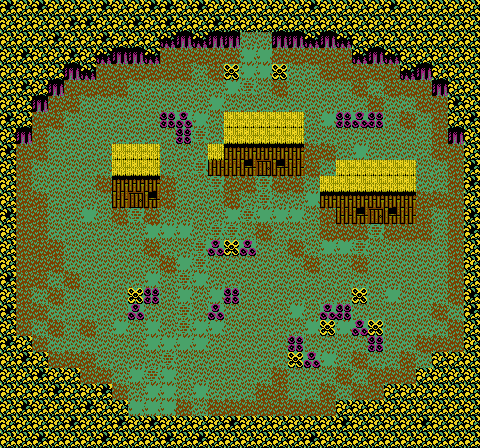

Tiled map render using the project's own tile images. Description and the map definition, with tile-layer contents summarised, below:
An orthogonal 30x28 tile map with 16x16 px tiles, 3 tile layers (background, hazard, foreground), 1 hidden layer not drawn, 3 tilesets and 5 objects (villager-02, villager-01, rambler).

<map version="1.5" tiledversion="1.7.2" orientation="orthogonal" renderorder="right-down" compressionlevel="0" width="30" height="28" tilewidth="16" tileheight="16" infinite="0" nextlayerid="7" nextobjectid="16">
 <editorsettings>
  <export target="map-overworld-village-01.json" format="json" />
 </editorsettings>
 <tileset firstgid="1" name="ys_ii_tileset_extruded" tilewidth="16" tileheight="16" spacing="2" margin="1" tilecount="16" columns="4">
  <image source="ys_ii_tileset_extruded.png" width="72" height="72" />
  <tile id="4">
   <properties>
    <property name="collides" type="bool" value="true" />
    <property name="pit" type="bool" value="true" />
   </properties>
  </tile>
  <tile id="11">
   <properties>
    <property name="collides" type="bool" value="true" />
   </properties>
  </tile>
  <tile id="15">
   <properties>
    <property name="collides" type="bool" value="true" />
   </properties>
  </tile>
 </tileset>
 <tileset firstgid="17" name="characters_spritesheet" tilewidth="16" tileheight="16" tilecount="130" columns="10">
  <image source="../images/characters-spritesheet.png" width="160" height="208" />
 </tileset>
 <tileset firstgid="147" name="tileset" tilewidth="16" tileheight="16" tilecount="256" columns="16">
  <image source="tileset.png" width="256" height="256" />
 </tileset>
 <layer id="1" name="background" width="30" height="28">
  <data>[840 cells, 840 non-empty, 13 distinct tile ids]</data>
 </layer>
 <layer id="6" name="hazard" width="30" height="28">
  <data>[840 cells, 0 non-empty, 0 distinct tile ids]</data>
 </layer>
 <layer id="3" name="collision" width="30" height="28" visible="0">
  <data>[840 cells, 327 non-empty, 2 distinct tile ids]</data>
 </layer>
 <objectgroup id="4" name="characters">
  <object id="13" name="villager-02" gid="97" x="272" y="208" width="16" height="16" />
  <object id="14" name="villager-01" gid="97" x="368" y="240" width="16" height="16" />
  <object id="15" name="rambler" gid="27" x="64" y="336" width="16" height="16" />
 </objectgroup>
 <objectgroup id="5" name="portals">
  <object id="10" gid="12" x="240" y="48" width="16" height="16">
   <properties>
    <property name="toMapKey" value="map-overworld-forest-02" />
    <property name="toX" type="int" value="9" />
    <property name="toY" type="int" value="39" />
   </properties>
  </object>
  <object id="12" gid="12" x="256" y="48" width="16" height="16">
   <properties>
    <property name="toMapKey" value="map-overworld-forest-02" />
    <property name="toX" type="int" value="10" />
    <property name="toY" type="int" value="39" />
   </properties>
  </object>
 </objectgroup>
 <layer id="2" name="foreground" width="30" height="28">
  <data>[840 cells, 271 non-empty, 3 distinct tile ids]</data>
 </layer>
</map>
